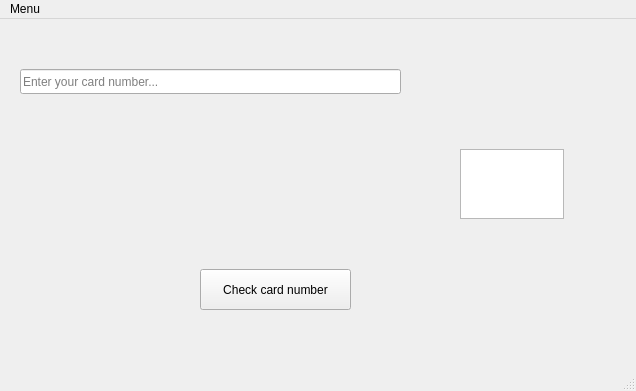
<?xml version="1.0" encoding="UTF-8"?>
<ui version="4.0">
 <class>MainWindow</class>
 <widget class="QMainWindow" name="MainWindow">
  <property name="geometry">
   <rect>
    <x>0</x>
    <y>0</y>
    <width>636</width>
    <height>391</height>
   </rect>
  </property>
  <property name="windowTitle">
   <string>Credit Card Validator v 0.1</string>
  </property>
  <property name="autoFillBackground">
   <bool>true</bool>
  </property>
  <widget class="QWidget" name="centralWidget">
   <widget class="QPushButton" name="pushButton">
    <property name="geometry">
     <rect>
      <x>200</x>
      <y>250</y>
      <width>151</width>
      <height>41</height>
     </rect>
    </property>
    <property name="text">
     <string>Check card number</string>
    </property>
   </widget>
   <widget class="QTextEdit" name="textEdit">
    <property name="geometry">
     <rect>
      <x>460</x>
      <y>130</y>
      <width>104</width>
      <height>70</height>
     </rect>
    </property>
   </widget>
   <widget class="QLineEdit" name="lineEdit">
    <property name="geometry">
     <rect>
      <x>20</x>
      <y>50</y>
      <width>381</width>
      <height>25</height>
     </rect>
    </property>
    <property name="layoutDirection">
     <enum>Qt::RightToLeft</enum>
    </property>
    <property name="placeholderText">
     <string>Enter your card number...</string>
    </property>
    <property name="clearButtonEnabled">
     <bool>true</bool>
    </property>
   </widget>
  </widget>
  <widget class="QMenuBar" name="menuBar">
   <property name="geometry">
    <rect>
     <x>0</x>
     <y>0</y>
     <width>636</width>
     <height>22</height>
    </rect>
   </property>
   <widget class="QMenu" name="menuMenu">
    <property name="title">
     <string>Menu</string>
    </property>
    <addaction name="actionAbout"/>
   </widget>
   <addaction name="menuMenu"/>
  </widget>
  <widget class="QStatusBar" name="statusBar"/>
  <action name="actionAbout">
   <property name="checkable">
    <bool>false</bool>
   </property>
   <property name="text">
    <string>About</string>
   </property>
  </action>
 </widget>
 <layoutdefault spacing="6" margin="11"/>
 <resources/>
 <connections>
  <connection>
   <sender>pushButton</sender>
   <signal>clicked(bool)</signal>
   <receiver>lineEdit</receiver>
   <slot>setEnabled(bool)</slot>
   <hints>
    <hint type="sourcelabel">
     <x>275</x>
     <y>292</y>
    </hint>
    <hint type="destinationlabel">
     <x>210</x>
     <y>84</y>
    </hint>
   </hints>
  </connection>
  <connection>
   <sender>lineEdit</sender>
   <signal>textChanged(QString)</signal>
   <receiver>textEdit</receiver>
   <slot>setText(QString)</slot>
   <hints>
    <hint type="sourcelabel">
     <x>210</x>
     <y>84</y>
    </hint>
    <hint type="destinationlabel">
     <x>511</x>
     <y>186</y>
    </hint>
   </hints>
  </connection>
  <connection>
   <sender>pushButton</sender>
   <signal>clicked(bool)</signal>
   <receiver>MainWindow</receiver>
   <slot>slot1()</slot>
   <hints>
    <hint type="sourcelabel">
     <x>281</x>
     <y>291</y>
    </hint>
    <hint type="destinationlabel">
     <x>317</x>
     <y>190</y>
    </hint>
   </hints>
  </connection>
 </connections>
 <slots>
  <signal>signal1()</signal>
  <slot>slot1()</slot>
 </slots>
</ui>
